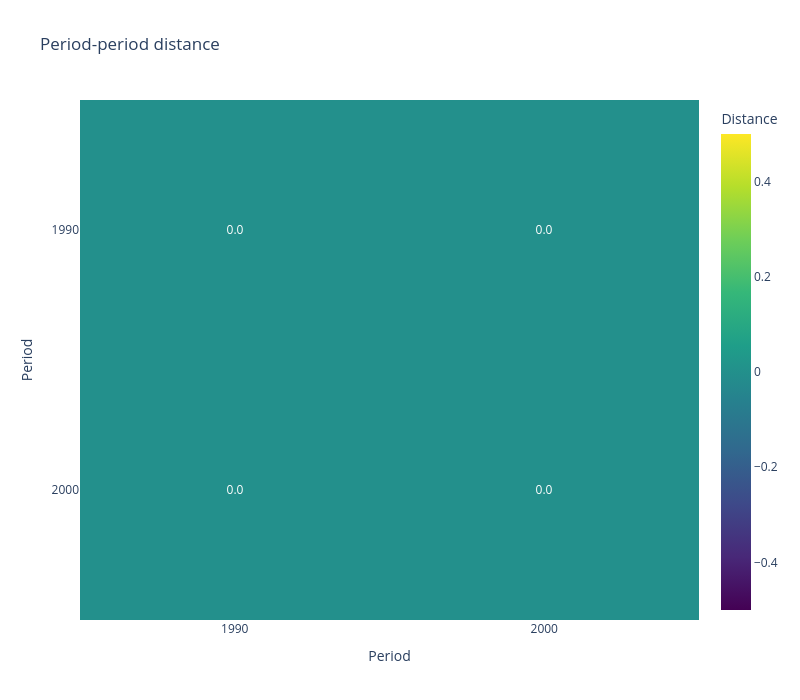

Notebook source saved alongside this figure:
### Markdown cell above
## Compute period x period distance matrix

### Code cell
period_period_dist_df = compute_period_period_dist(
    sfiller_df=FrameEfiller_df,
    period_col="subfolder",
    # slot_col='chi_ARG1', # Required when the data contains multiple FrameE/feature types, otherwise set to None.
    min_freq=1,
    measure="tvd",
    mode="data_only",
    weighting=True,
    k=100,
)

fig = plot_period_period_dist(period_period_dist_df)
fig.show()

### Figure 1 — Plotly figure (JSON) as saved in the notebook; plotly's stock layout.template omitted (floating-point values rounded to 4 significant figures)
{"data": [{"colorbar": {"title": {"text": "Distance"}}, "colorscale": [[0, "#440154"], [0.1111, "#482878"], [0.2222, "#3e4989"], [0.3333, "#31688e"], [0.4444, "#26828e"], [0.5556, "#1f9e89"], [0.6667, "#35b779"], [0.7778, "#6ece58"], [0.8889, "#b5de2b"], [1, "#fde725"]], "hovertemplate": "Period 1: %{y}<br>Period 2: %{x}<br>Distance: %{z:.6f}<extra></extra>", "text": [["0.0", "0.0"], ["0.0", "0.0"]], "texttemplate": "%{text}", "type": "heatmap", "x": ["1990", "2000"], "y": ["1990", "2000"], "z": [[0.0, 0.0], [0.0, 0.0]], "zmin": 0}], "layout": {"height": 700, "title": {"text": "Period-period distance"}, "width": 800, "xaxis": {"title": {"text": "Period"}}, "yaxis": {"autorange": "reversed", "title": {"text": "Period"}}}}
